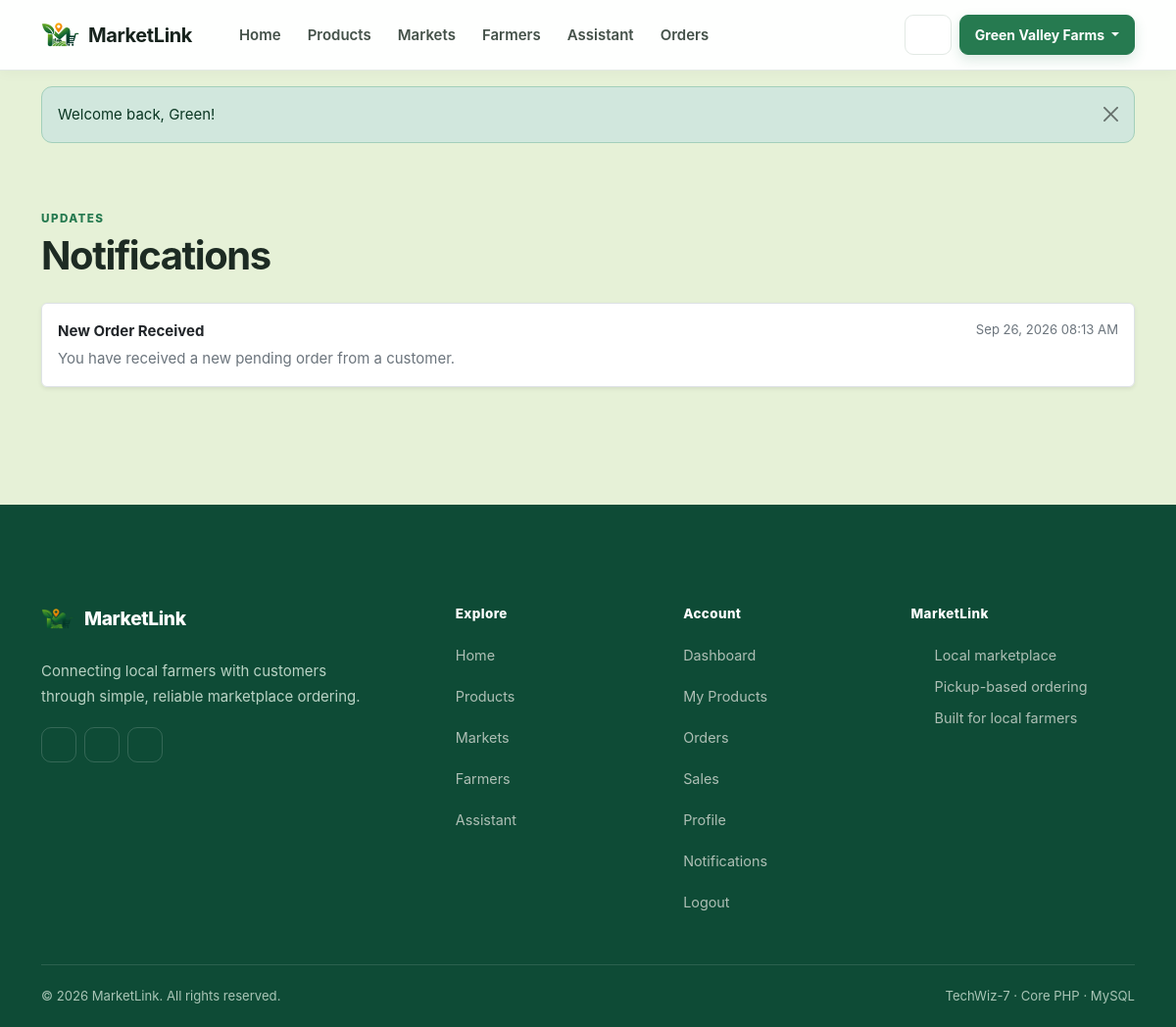
The app's page /notifications (signed in) with its own data.
### tables this page shows
CREATE TABLE `users` (
  `id` int(10) UNSIGNED NOT NULL,
  `name` varchar(120) NOT NULL,
  `email` varchar(190) NOT NULL,
  `password` varchar(255) NOT NULL,
  `phone` varchar(30) DEFAULT NULL,
  `profile_image` varchar(255) DEFAULT NULL,
  `role` enum('admin','farmer','customer') NOT NULL DEFAULT 'customer',
  `market_id` int(10) UNSIGNED DEFAULT NULL,
  `status` enum('active','inactive') NOT NULL DEFAULT 'active',
  `approval_status` enum('pending','approved','suspended') NOT NULL DEFAULT 'approved',
  `created_at` timestamp NOT NULL DEFAULT current_timestamp()
);

CREATE TABLE `notifications` (
  `id` int(10) UNSIGNED NOT NULL,
  `user_id` int(10) UNSIGNED NOT NULL,
  `title` varchar(150) NOT NULL,
  `message` text NOT NULL,
  `type` varchar(40) NOT NULL DEFAULT 'system',
  `is_read` tinyint(1) NOT NULL DEFAULT 0,
  `created_at` timestamp NOT NULL DEFAULT current_timestamp()
);

### app/Controllers/PublicController.php (called while the page is built, shortened)
<?php
class PublicController
{
    public function notifications(): void
    {
        require_login();
        $st = db()->prepare("SELECT * FROM notifications WHERE user_id=? ORDER BY created_at DESC");
        $st->execute([current_user()['id']]);
        $notes = $st->fetchAll();
        require __DIR__ . '/../Views/layouts/header.php';
        require __DIR__ . '/../Views/public/notifications.php';
        require __DIR__ . '/../Views/layouts/footer.php';
    }
}

### index.php (called while the page is built, shortened)
<?php
require_once __DIR__ . '/app/Support/Router.php';
$router = new \App\Support\Router(require __DIR__ . '/routes/web.php');
$router->dispatch($_SERVER['REQUEST_METHOD'] ?? 'GET', $_SERVER['REQUEST_URI'] ?? '/');

### app/Support/auth.php (called while the page is built, shortened)
<?php
require_once __DIR__ . '/db.php';
function current_user(): ?array
{
    static $userLoaded = false;
    static $user = null;
    if ($userLoaded) return $user;
    $userLoaded = true;
    $st = db()->prepare('SELECT * FROM users WHERE id=? LIMIT 1');
    $st->execute([$_SESSION['user_id']]);
    $user = $st->fetch() ?: null;
    return $user;
}
function require_login(): void
{
    if (!current_user()) {
        flash('warning', 'Please login first.');
        redirect('login.php');
    }
}

### app/Support/db.php (called while the page is built, shortened)
<?php
function db(): PDO {
    static $pdo = null;
    if ($pdo === null) {
        $dsn = 'mysql:host=' . DB_HOST . ';dbname=' . DB_NAME . ';charset=utf8mb4';
        $pdo = new PDO($dsn, DB_USER, DB_PASS, [PDO::ATTR_ERRMODE=>PDO::ERRMODE_EXCEPTION, PDO::ATTR_DEFAULT_FETCH_MODE=>PDO::FETCH_ASSOC, PDO::ATTR_EMULATE_PREPARES=>false]);
    }
    return $pdo;
}

### app/Views/public/notifications.php (the view)
<div class="container py-5">
    <div class="mb-4"><span class="eyebrow">Updates</span>
        <h1 class="fw-bold">Notifications</h1>
    </div>
    <div class="list-group shadow-sm"><?php foreach ($notes as $n): ?><div class="list-group-item py-3">
                <div class="d-flex justify-content-between"><strong><?= e($n['title']) ?></strong><small class="text-secondary"><?= e(date('M d, Y h:i A', strtotime($n['created_at']))) ?></small></div>
                <div class="text-secondary mt-1"><?= e($n['message']) ?></div>
            </div><?php endforeach; ?></div><?php if (!$notes): ?><div class="text-center text-secondary py-5">No notifications yet.</div><?php endif; ?>
</div>

### app/Support/Router.php (shortened to what this page needs)
<?php
class Router {
    public function dispatch(string $method, string $uri): void {
        $path = parse_url($uri, PHP_URL_PATH) ?: '/';
        foreach ($this->routes as [$m,$route,$handler]) {
            if ($m === $method && $route === $path) { [$class,$action]=$handler; (new $class())->$action(); return; }
        }
    }
}

### app/Views/layouts/header.php (shortened to what this page needs)
<?php
$flash = get_flash();
$user = current_user();
?>
<!doctype html>
<html lang="en">
<head>
    <link
        href="https://cdn.jsdelivr.net/npm/bootstrap@5.3.8/dist/css/bootstrap.min.css"
        rel="stylesheet"
    >
<link
        href="<?= url('assets/css/style.css') ?>"
        rel="stylesheet"
    >
</head>
<body>
    <nav class="navbar navbar-expand-lg navbar-light sticky-top">
        <div class="container">
            <a
                class="navbar-brand fw-bold d-flex align-items-center gap-2"
                href="<?= url('home') ?>"
            >
                <img src="<?= url('assets/img/logo.png') ?>" alt="MarketLink logo" width="40" height="40" class="d-inline-block align-text-top">
                <span>MarketLink</span>
            </a>
            <div id="mainNav" class="collapse navbar-collapse">
                <ul class="navbar-nav me-auto mb-2 mb-lg-0">
                    <li class="nav-item links">
                        <a
                            class="nav-link text-light"
                            href="<?= url('home') ?>"
                        >
                            Home
                        </a>
                    </li>
                    <li class="nav-item links">
                        <a
                            class="nav-link text-light"
                            href="<?= url('products') ?>"
                        >
                            Products
                        </a>
                    </li>
                    <li class="nav-item links">
                        <a
                            class="nav-link text-light"
                            href="<?= url('markets') ?>"
                        >
                            Markets
                        </a>
                    </li>
                    <li class="nav-item links">
                        <a
                            class="nav-link text-light"
                            href="<?= url('farmers') ?>"
                        >
                            Farmers
                        </a>
                    </li>
                    <li class="nav-item links">
                        <a
                            class="nav-link text-light"
                            href="<?= url('assistant') ?>"
                        >
                            Assistant
                        </a>
                    </li>
                    <?php if ($user && $user['role'] === 'customer'): ?>
                        <li class="nav-item links">
                            <a
                                class="nav-link text-light"
                                href="<?= url('orders') ?>"
                            >
                                Orders
                            </a>
                        </li>
                    <?php elseif ($user && $user['role'] === 'farmer'): ?>
                        <li class="nav-item">
                            <a
                                class="nav-link"
                                href="<?= url('farmer/orders') ?>"
                            >
                                Orders
                            </a>
                        </li>
                    <?php endif; ?>
                </ul>
                <div class="d-flex align-items-center gap-2">
                    <?php if ($user): ?>
                        <a
                            class="btn btn-outline-light btn-sm bell-icon"
                            href="<?= url('notifications') ?>"
                        >
                            <?= svg_icon("bell", "icon icon-sm", "Notifications") ?>
                        </a>
                        <div class="dropdown">
                            <button
                                class="btn btn-primary btn-sm dropdown-toggle"
                                data-bs-toggle="dropdown"
                            >
                                <?= e($user['name']) ?>
                            </button>
                        </div>
                    <?php endif; ?>
                </div>
            </div>
        </div>
    </nav>
    <?php if ($flash): ?>
        <div class="container mt-3">
            <div
                class="alert alert-<?= e($flash['type']) ?> alert-dismissible fade show"
                role="alert"
            >
                <?= e($flash['message']) ?>
                <button
                    class="btn-close"
                    data-bs-dismiss="alert"
                ></button>
            </div>
        </div>
    <?php endif; ?>

### assets/css/style.css (style rules this page uses)
:root { --green-950: #123b2a; --green-900: #174b34; --green-800: #1d6545; --green-700: #267a50; --green-600: #2f8b5c; --green-100: #e8f5ed; --green-50: #f4faf6; --ink: #17231d; --muted: #6b776f; --line: #e2e9e4; --paper: #ffffff; --page: #71af1a2c; --warning: #a66a00; --danger: #b42318; --radius: 14px; --radius-lg: 20px; --shadow: 0 8px 24px rgba(25, 55, 39, .07); --shadow-hover: 0 16px 36px rgba(25, 55, 39, .11); }
* { box-sizing: border-box; }
html { scroll-behavior: smooth; }
body { margin: 0; background: var(--page); color: var(--ink); font-family: Inter, ui-sans-serif, -apple-system, BlinkMacSystemFont, "Segoe UI", sans-serif; font-size: 15px; line-height: 1.6; -webkit-font-smoothing: antialiased; }
a { color: var(--green-700); text-decoration: none; }
.navbar { min-height: 72px; background: rgba(255,255,255,.97) !important; border-bottom: 1px solid var(--line) !important; box-shadow: 0 2px 14px rgba(20, 45, 31, .04); padding: 10px 0; }
.navbar .container { gap: 20px; }
.navbar-brand { color: var(--ink) !important; letter-spacing: -.02em; }
.navbar-nav { gap: 3px; }
.navbar-nav .links { margin: 0; }
.navbar-nav .links .nav-link, .navbar-nav .nav-link { position: relative; color: #445149 !important; font-weight: 600; padding: 9px 12px !important; border-radius: 9px; transition: background .18s ease, color .18s ease; }
.btn { border-radius: 9px; font-weight: 650; padding: 9px 15px; border-width: 1px; transition: transform .16s ease, box-shadow .16s ease, background .16s ease; }
.btn-primary { --bs-btn-bg: var(--green-700); --bs-btn-border-color: var(--green-700); --bs-btn-hover-bg: var(--green-900); --bs-btn-hover-border-color: var(--green-900); --bs-btn-active-bg: var(--green-900); --bs-btn-active-border-color: var(--green-900); box-shadow: 0 5px 13px rgba(38,122,80,.16); }
.eyebrow { display: inline-block; margin-bottom: 7px; color: var(--green-700); font-size: .73rem; line-height: 1; text-transform: uppercase; letter-spacing: .12em; font-weight: 800; }
.alert { border-radius: 11px; border-width: 1px; }
.bell-icon { position: relative; color: var(--green-800) !important; background: #fff !important; border-color: var(--line) !important; box-shadow: none; }
.container > h1, .container h1 { letter-spacing: -.035em; color: #1d2b23; }
.navbar-brand img { object-fit: contain; border-radius: 9px; }

### records on screen
users: name "Green Valley Farms"
notifications: title "New Order Received", created_at "Sep 26, 2026 08:13 AM", message "You have received a new pending order from a customer."
